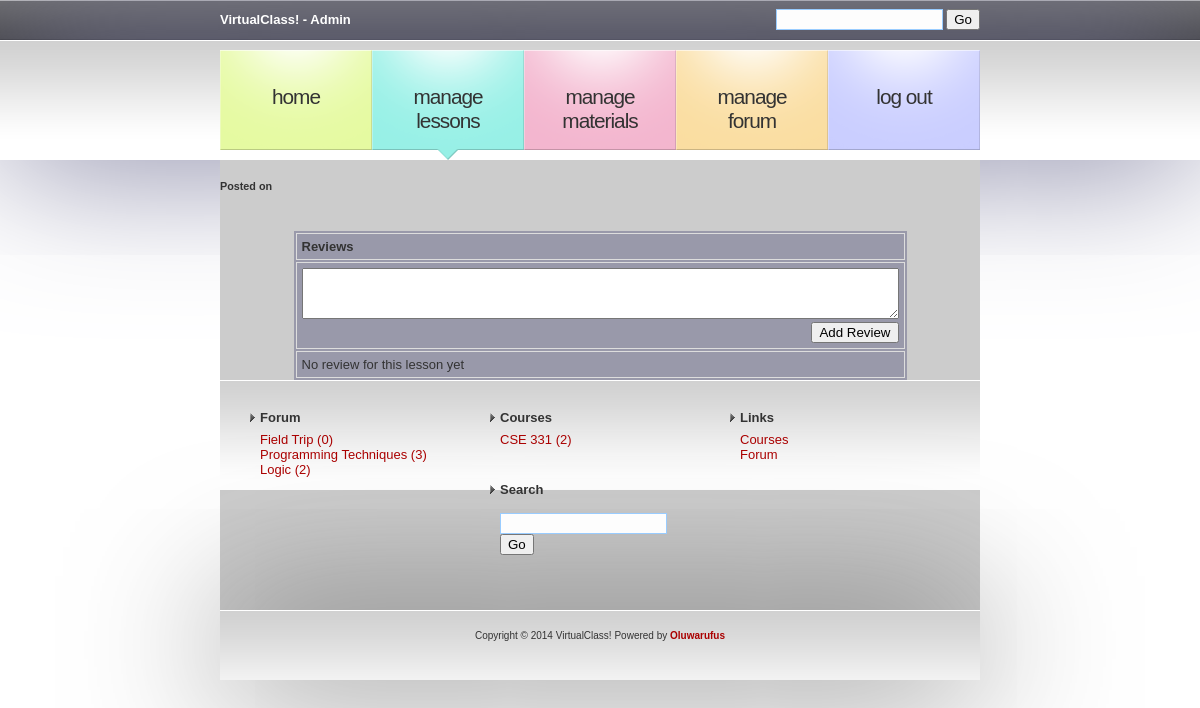
/admin/view_lesson.php (signed in), run on the app's committed database.
### tables this page shows
CREATE TABLE IF NOT EXISTS `blg_topic_tbl` (
  `id_top` int(11) NOT NULL AUTO_INCREMENT,
  `id_usr_top` int(11) NOT NULL,
  `title_top` varchar(100) NOT NULL DEFAULT '',
  `desc_top` text NOT NULL,
  `date_top` varchar(50) NOT NULL,
  PRIMARY KEY (`id_top`)
);

CREATE TABLE IF NOT EXISTS `course_tbl` (
  `id_crs` int(11) NOT NULL AUTO_INCREMENT,
  `title_crs` varchar(255) NOT NULL,
  `code_crs` varchar(255) NOT NULL,
  `unit_crs` int(11) NOT NULL,
  `lect_inc_id` varchar(255) NOT NULL,
  `desc_crs` varchar(255) NOT NULL,
  `app_level_crs` varchar(20) NOT NULL,
  PRIMARY KEY (`id_crs`)
);

### Connections/mycxn.php (called while the page is built, shortened)
<?php
$hostname_mycxn = "127.0.0.1";
$username_mycxn = "root";
$password_mycxn = "";
$mycxn = mysql_pconnect($hostname_mycxn, $username_mycxn, $password_mycxn) or trigger_error(mysql_error(),E_USER_ERROR);
if (!function_exists("GetSQLValueString")) {
function GetSQLValueString($theValue, $theType, $theDefinedValue = "", $theNotDefinedValue = "")
{
  $theValue = function_exists("mysql_real_escape_string") ? mysql_real_escape_string($theValue) : mysql_escape_string($theValue);
  switch ($theType) {
    case "text":
      $theValue = ($theValue != "") ? "'" . $theValue . "'" : "NULL";
      break;
    case "long":
    case "int":
      $theValue = ($theValue != "") ? intval($theValue) : "NULL";
      break;
  }
  return $theValue;
}
}
if (isset($_SESSION['lvl']) || isset($_SESSION['usr_lct'])) {
$q_subj= @sprintf("SELECT id_crs,code_crs,title_crs FROM course_tbl WHERE app_level_crs = %s OR lect_inc_id = %s", GetSQLValueString($_SESSION['lvl'], "text"), GetSQLValueString($_SESSION['usr_lct'], "text"));
			$q_subj = mysql_query($q_subj)or die(mysql_error());
			$r_subj = mysql_fetch_array($q_subj);
		$query_forum = "SELECT * FROM blg_topic_tbl ORDER BY date_top DESC";
		$rs_forum = mysql_query($query_forum, $mycxn) or die(mysql_error());
}
?>

### Connections/footer_menu_lect.inc (the view, shortened to what this page needs)
<div id="colTwo">
    <ul>
      <li>
        <h2>Forum</h2>
        <ul>
        <?php while ($array_forum = mysql_fetch_assoc($rs_forum)) { ?>
          <li><a href="view_post.php?id=<?php echo $array_forum['id_top']; ?>"><?php echo substr($array_forum['title_top'], 0, 25);
			$q_cnt= sprintf("SELECT * FROM blg_comment_tbl WHERE idart_com = %s", GetSQLValueString($array_forum['id_top'], "text"));	$q_cnt = mysql_query($q_cnt, $mycxn)or die(mysql_error());
			echo " (".mysql_num_rows($q_cnt).")";  ?></a></li>	<?php } ;  ?>
        </ul>
      </li>
      <li>
        <h2>Courses</h2>
        <ul>
        <?php
		 do { ?>
          <li><a href="crs_lessons.php?crs=<?php echo $r_subj['id_crs']; ?>"><?php echo $r_subj['code_crs']; ?>
          <?php  $q_count= sprintf("SELECT * FROM lesson_tbl WHERE course_id_lssn = %s", GetSQLValueString($r_subj['id_crs'], "text"));	mysql_select_db($database_mycxn, $mycxn);
			$q_count = mysql_query($q_count, $mycxn)or die(mysql_error());
			echo "(".mysql_num_rows($q_count).")"; ?></a>
          </li>
		 <?php } while ($r_subj = mysql_fetch_assoc($q_subj));  ?>
        </ul>
      </li>
      <li>
        <h2>Links</h2>
  	<ul>
    	<li><a href="courses.php">Courses</a></li>
    	<li><a href="forum.php">Forum</a></li>
  	</ul>
      </li>
      <li>
        <h2>Search</h2>
        <form method="get" action="#">
          <div>
            <input type="text" id="textfield1" name="textfield1" value="" size="18" />
            <input type="submit" id="submit1" name="submit1" value="Go" />
          </div>
        </form>
      </li>
    </ul>
    <div style="clear: both;"> </div>
  </div>
  </div>
<div id="footer">
  <p>Copyright © 2014 VirtualClass! Powered by <a href="http://www.oluwarufus.com/"><strong>Oluwarufus</strong></a></p>
</div>

### images/default_lt.css (style rules this page uses)
body { margin: 0; padding: 0; font: normal small "Trebuchet MS", Arial, Helvetica, sans-serif; color: #333; }
h1, h2, h3, h4, h5, h6, form { margin: 0; padding: 0; }
p, ul, ol, blockquote { margin-top: 0; }
p { padding-left:5px; padding-right: 5px; }
a { color: #a00; text-decoration: none; }
#colTwo { padding: 20px; background: url(img02.gif) repeat-x; }
#colTwo ul { margin: 0; padding: 0; list-style: none; }
#colTwo li, #colTwo form { padding: 10px; }
#colTwo li { display: block; float: left; width: 220px; }
#colTwo li li { display: list-item; float: none; padding: 0 0 0 10px; }
#colTwo h2 { margin: 0 0 .5em 0; padding: 0 0 0 10px; background: url(img15.gif) no-repeat left center; font-size: 1em; }
#footer { width: 720px; height: 30px; padding: 20px; background: url(img02.gif) repeat-x; margin-top: 0; margin-right: auto; margin-bottom: 0; margin-left: auto; box-shadow: #666 0px 0px 150px; }
#footer p { text-align: center; font-size: x-small; }
input[type="text"],input[type="password"] { border:1px solid #9CF; padding:2px; background-color:#fdfdfd; }

### data on the page
blg_topic_tbl: title_top "Field Trip", mysql_num_rows($q_cnt) "0"
blg_topic_tbl: title_top "Programming Techniques", mysql_num_rows($q_cnt) "3"
blg_topic_tbl: title_top "Logic", mysql_num_rows($q_cnt) "2"
course_tbl: code_crs "CSE 331", mysql_num_rows($q_count) "2"
